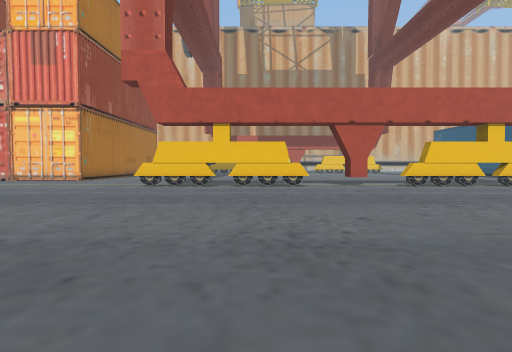
View 1 (above)

24 first-person views from a walk through a Unity game level. The camera is 1.3 m above the floor, tilts 2° down and sees 80° across. The floor is counted in squares, 2 m on a side. Each view is taken from the middle of a square. On the plan, view 1 faces up. The plan holds only what a view shows up to about 10 squares ahead; the rest is blank. The place goes on beyond the plan.

View 2
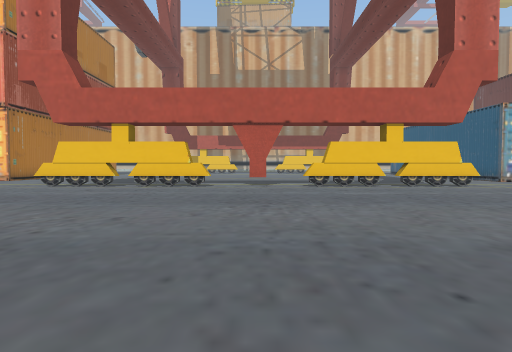

View 3
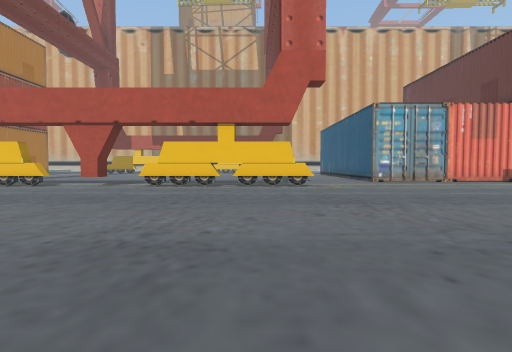

View 4
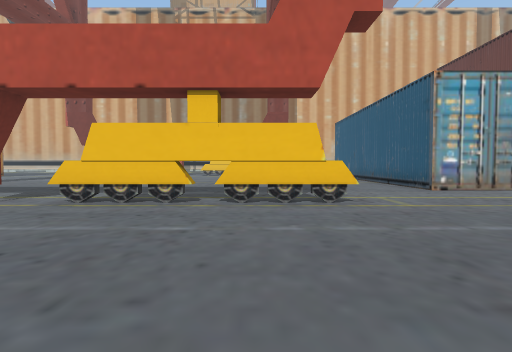

View 5
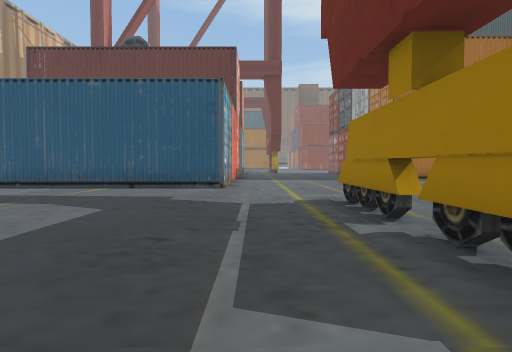

View 6
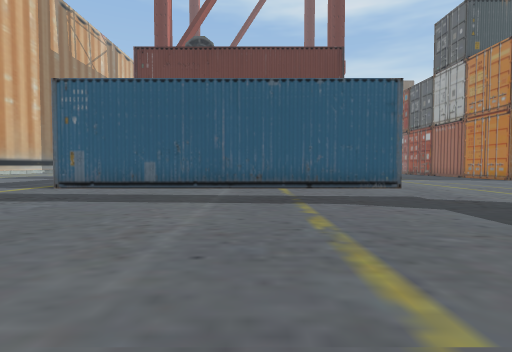

View 7
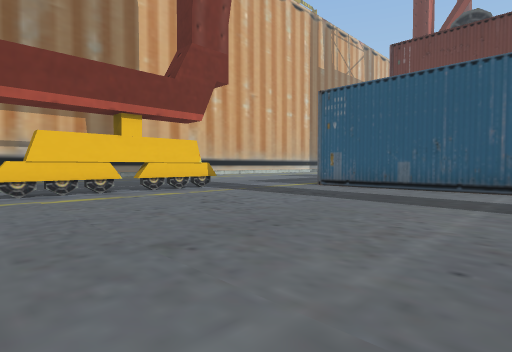

View 8
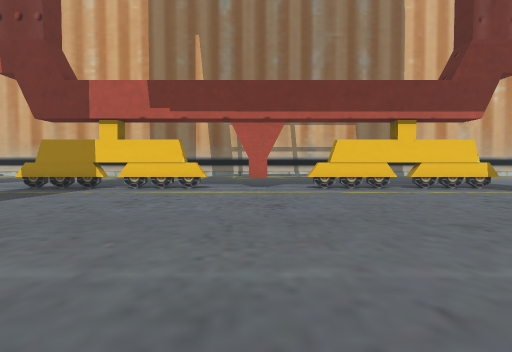

View 9
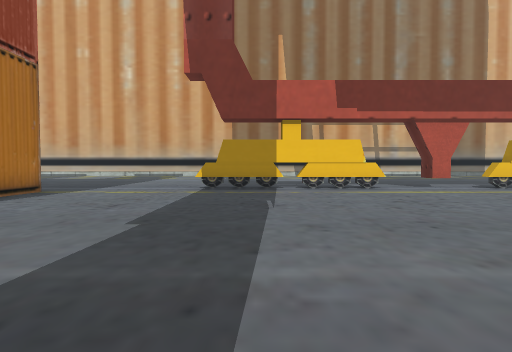

View 10
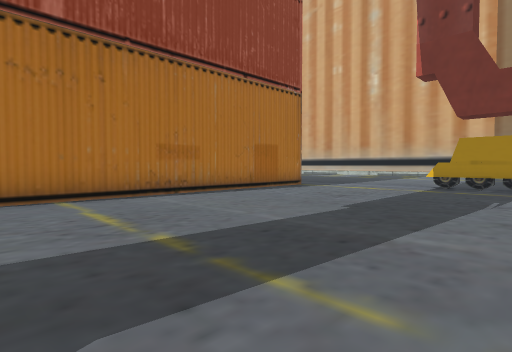

View 11
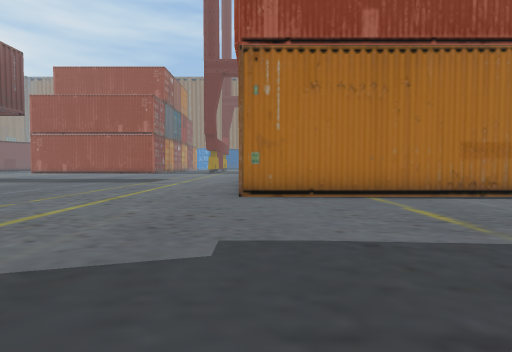

View 12
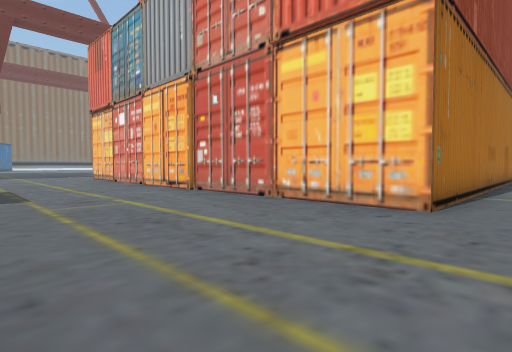

View 13
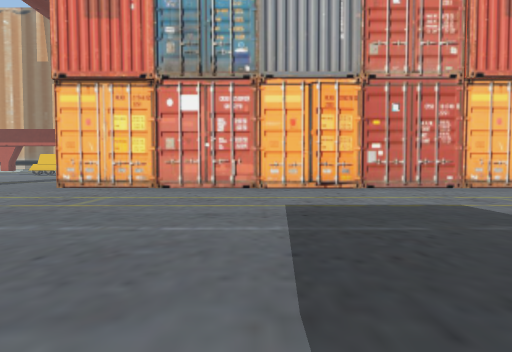

View 14
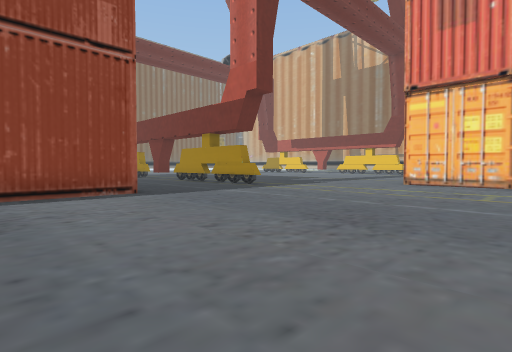

View 15
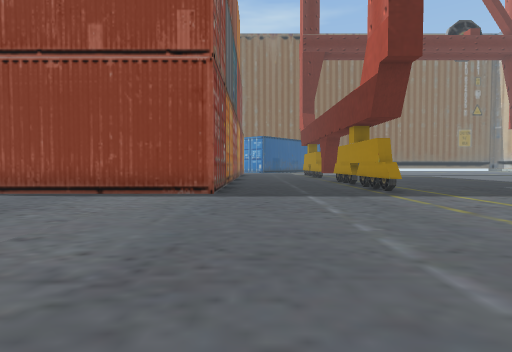

View 16
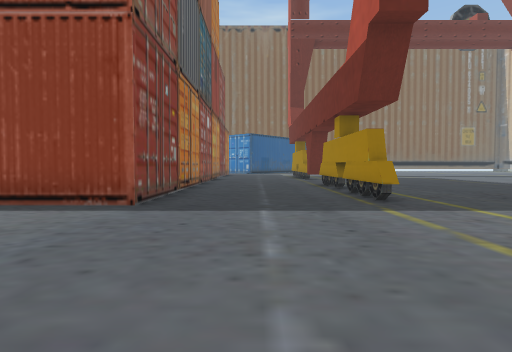

View 17
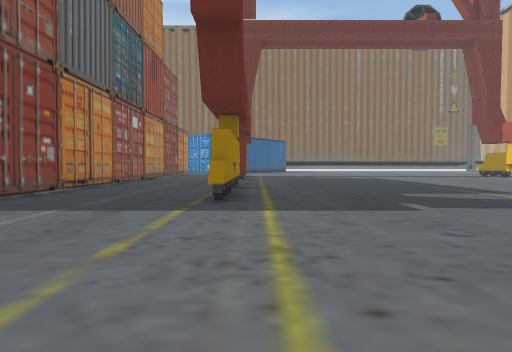

View 18
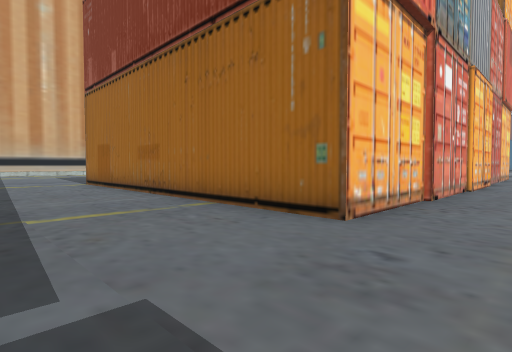

View 19
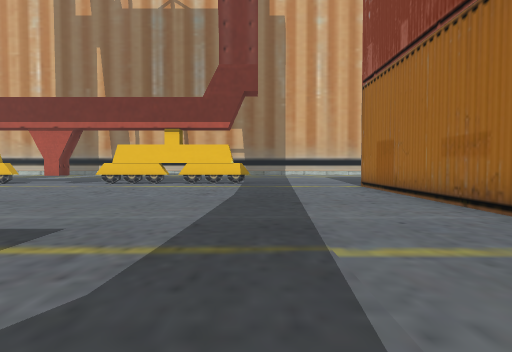

View 20
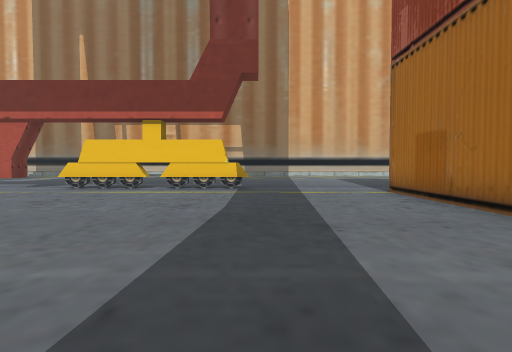

View 21
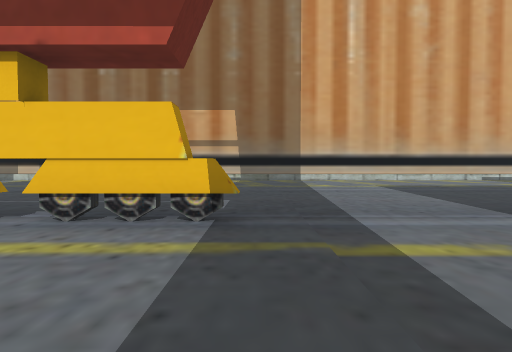

View 22
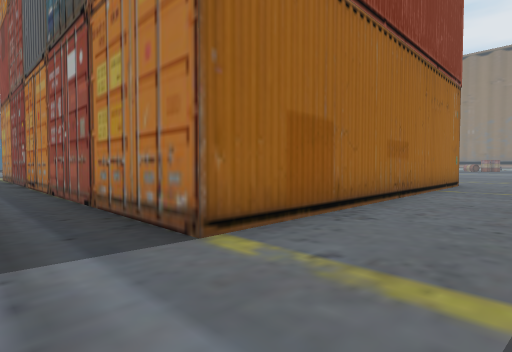

View 23
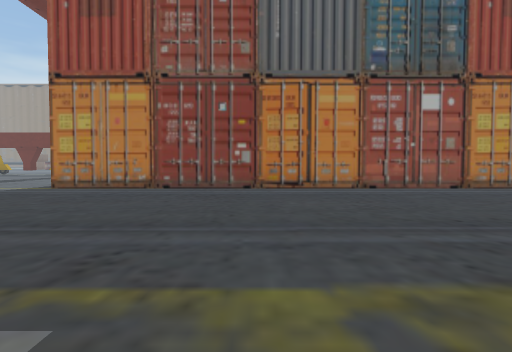

View 24
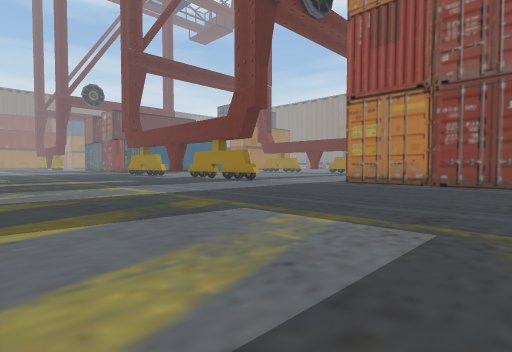

### Floor plan
Key: @ floor where view 1 was taken; # wall or solid block; . floor; ^ raised ledge; T thing the floor can be seen under or through.
Columns run from 30 left of view 1 to 14 right of it. Each row starts with its distance up from view 1.
 33                  ......
 32                  .............
 31                  .............
 30      .........  .............
 29      ......... .............
 28      ......................
 27    ......... .............
 26 ...........  ............  ..       ...
 25 ..........  ..............................
 24 #TTTT......................#####.#.#####.. ..
 23 .............................................
 22 .........##############.....................
 21 .........#            #....................#
 20 .........#            #....................#
 19 .........#            #....................#
 18 .........#            #....................#
 17 .........#            #....................#
 16 .........#            #.......  ...........#
 15 .........#            #.......   . ........#
 14 .........#            #.........    .......#
 13 .........##############..........  ........#
 12 .............................  ............##
 11 ............................    .............
 10 .............................................
  9 #####......................####^.#.^TTTT.....
  8 .............................................
  7 .................. .... .....................
  6 .................  ...   ...................
  5 ######..........   ..     .................
  4      #....... .           .................
  3      #.......              ...............
  2      #.......               .............
  1      #.                      ......  ...
  0      #                        @  .    .

Where each view was taken, in squares from view 1:
view 1: 0 up, 0 right, facing up
view 2: 0 up, 3 right, facing up
view 3: 0 up, 8 right, facing up
view 4: 4 up, 8 right, facing up
view 5: 11 up, 4 right, facing right
view 6: 16 up, 4 right, facing right
view 7: 16 up, 4 right, facing up-right
view 8: 15 up, 3 right, facing up
view 9: 15 up, 2 left, facing up
view 10: 14 up, 1 left, facing up-left
view 11: 13 up, 1 left, facing left
view 12: 8 up, 6 left, facing up-left
view 13: 4 up, 16 left, facing up
view 14: 2 up, 18 left, facing up-left
view 15: 6 up, 18 left, facing left
view 16: 7 up, 20 left, facing left
view 17: 10 up, 20 left, facing left
view 18: 11 up, 25 left, facing up-right
view 19: 13 up, 25 left, facing up
view 20: 15 up, 25 left, facing up
view 21: 20 up, 25 left, facing up
view 22: 24 up, 24 left, facing down-right
view 23: 31 up, 13 left, facing down
view 24: 33 up, 13 left, facing down-right
